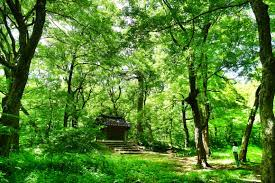
#> input picture Day07/test.jpg, 275 x 183 px, found by its file name
$ python opencv_test02.py
#> lines starting #> are read from the running program, lines starting #| are printed output that depends on the picture
import cv2

# 01. 일반이미지
# img = cv2.imread('./Day07/test.jpg')
# 02. 그레이이미지
# img = cv2.imread('./Day07/test.jpg', cv2.IMREAD_GRAYSCALE)
# 04. 원본을 그대로두고 흑백을 추가
img = cv2.imread('./Day07/test.jpg')
#> img is the input picture: shape (183, 275, 3); mean B, G, R 49.2, 131, 84.9
gray = cv2.cvtColor(img, cv2.COLOR_BGR2GRAY)
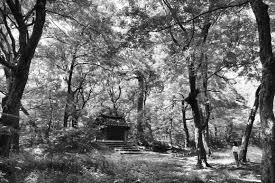
#> gray: shape (183, 275); min 1, max 255, mean 107.9

# 03. 이미지 사이즈 축소
#img_small = cv2.resize(img, (200, 120))

# 05. 이미지 자르기
height, width, channel = img.shape
#> height = 183; width = 275; channel = 3
print(height, width, channel)
#| 183 275 3

img_crop = img[:, :int(width / 2)] # height, width 넓이는 반으로 쪼개서 사용한다
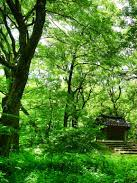
#> img_crop: shape (183, 137, 3); mean B, G, R 48.7, 126.4, 80
gray_crop = gray[:, :int(width / 2)] # height, width
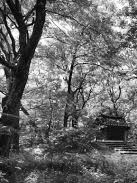
#> gray_crop: shape (183, 137); min 1, max 255, mean 103.6

# 06. 이미지 블러
img_blur = cv2.blur(img_crop, (30, 30)) # 숫자가 클수록 더 많이 블러(흐릿하게)
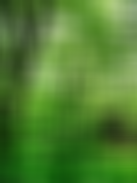
#> img_blur: shape (183, 137, 3); mean B, G, R 48.7, 126.1, 79.9

# [4 lines of commented-out code are left out]
cv2.imshow('Blur half', img_blur)
cv2.imshow('Gray half', gray_crop)


cv2.waitKey(0)
cv2.destroyAllWindows()
